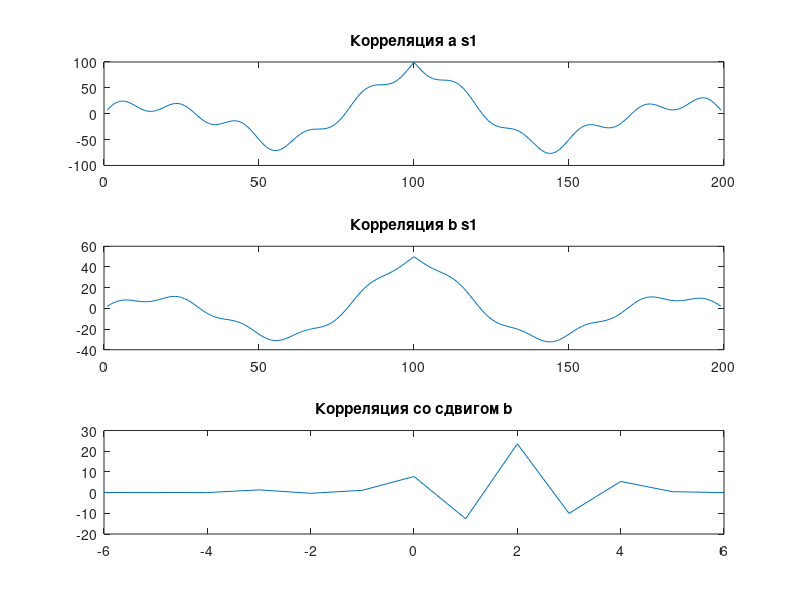

Source code (MATLAB):
t = (0:100-1)/100;
pi = 3.14;

s1 = cos(2 * pi * t * 1);
s2 = cos(2 * pi * t * 5);
s3 = cos(2 * pi * t * 3);
a = 2 * s1 + 4 * s2 + s3;
b = s1 + s2;

% Вычисление корреляции
corsa = xcorr(s1, a);
corsb = xcorr(s1, b);
disp("Корреляция a s1")
disp(corsa);
disp("Корреляция b s1")
disp(corsb);

% Создание новых сигналов
a = [0.3 0.2 -0.1 4.2 -2 1.5 0];
b = [0.3 4 -2.2 1.6 0.1 0.1 0.2];

% Вычисление корреляции между новыми сигналами
corab = xcorr(a, b);
disp("Корреляция a b")
disp(corab);

% Поиск максимальной корреляции со сдвигом
[cormas, lags] = xcorr(a, b);
[maxznach, maxidx] = max(cormas);
maxsdvig = lags(maxidx) - 1;
disp("Максимальная корреляция");
disp(maxznach);
disp("При сдвиге");
disp(maxsdvig);

% Визуализация результатов
figure;
subplot(3, 1, 1);
plot(corsa);
title("Корреляция a s1");

subplot(3, 1, 2);
plot(corsb);
title("Корреляция b s1");

subplot(3, 1, 3);
plot(lags, cormas);
title("Корреляция со сдвигом b");
